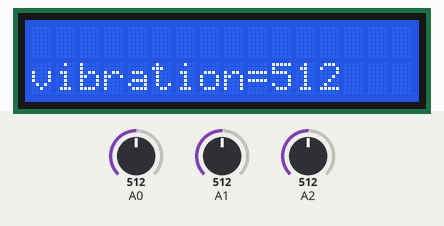
Simulated run of this sketch. Board: Arduino Uno, built with avr-gcc and run on an emulated ATmega328P. On the bench: 16×2 character LCD. The test bench sets the inputs (shaded band); at power-on: A0 = 512, A1 = 512, A2 = 512. The modem accepts every AT command (registered, SIM ready, sends succeed) and sends nothing else; what the sketch prints to the serial monitor is not drawn.

Above: at 30.2 s.
At 63.4 s:
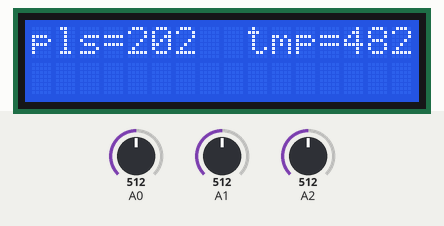

The sketch:

health_and_helmet.ino
```cpp
#include <Wire.h>
#include <LiquidCrystal_I2C.h>

LiquidCrystal_I2C lcd(0x27,16,2);  // set the LCD address to 0x27 for a 16 chars and 2 line display

 #include <SoftwareSerial.h>
 int valert=0;
 int vib;
 char a='A';
 int pulsevalue;
 int maxpval=analogRead(A0)-310;
 int maxtval=analogRead(A1)-30;
 int temp;
SoftwareSerial mySerial(5, 6);  //Rx,Tx
void setup()
{
  lcd.init();                      // initialize the lcd
  lcd.init();
  // Print a message to the LCD.
  lcd.backlight();
  lcd.setCursor(0,0);
  mySerial.begin(9600);   // Setting the baud rate of GSM Module
  Serial.begin(9600);    // Setting the baud rate of Serial Monitor (Arduino)
  delay(30000);

}


void loop()
{
  vib=analogRead(A2);
   if((vib<1021 ||vib>24) &&valert==0){
    lcd.setCursor(0,1);
  lcd.print("vibration="+String(vib));
    sendsms();

    valert=1;
    delay(30000);
  }
  temp=analogRead(A1)-30;
  pulsevalue=analogRead(A0)-310;
  if(pulsevalue>maxpval ||pulsevalue<50){
  lcd.clear();
  maxpval=pulsevalue;
  lcd.setCursor(0,0);
  lcd.print("pls="+String(maxpval));
  }
  if(temp>maxtval || temp<40){
  lcd.setCursor(9,0);
  maxtval=temp;
  lcd.print("tmp="+String(maxtval));
  }


  if (Serial.available()>0)
   switch(Serial.read())
  {
    case 's':
      mySerial.println("AT+CMGF=1");    //Sets the GSM Module in Text Mode
     delay(1000);  // Delay of 1 second
     mySerial.println("AT+CMGS=\"+918667763072\"\r"); // Replace x with mobile number
     delay(1000);
     String message="pulsevalue="+String(maxpval)+"  temperature="+String(maxtval);
     mySerial.println(message);// The SMS text you want to send
     delay(100);
     mySerial.println((char)26);// ASCII code of CTRL+Z for saying the end of sms to  the module
      delay(1000);
//      break;


   // case 'r':
      mySerial.println("AT+CNMI=2,2,0,0,0"); // AT Command to receive a live SMS
      delay(1000);
      break;

 // }
    }

if (mySerial.available()>0)
   Serial.write(mySerial.read());
}
void sendsms()
{
  mySerial.println("AT+CMGF=1");    //Sets the GSM Module in Text Mode
     delay(1000);  // Delay of 1 second
     mySerial.println("AT+CMGS=\"+918667763072\"\r"); // Replace x with mobile number
     delay(1000);
     //String message="pulsevalue="+String(maxpval)+"  temperature="+String(maxtval);
     mySerial.println("accident @ 13* 2'.44.34");// The SMS text you want to send
     delay(100);
     mySerial.println((char)26);// ASCII code of CTRL+Z for saying the end of sms to  the module
      delay(1000);
}
```

Measured:
- what the display in image 0 shows lasts 33.1 s, from 30.2 s to 63.3 s
